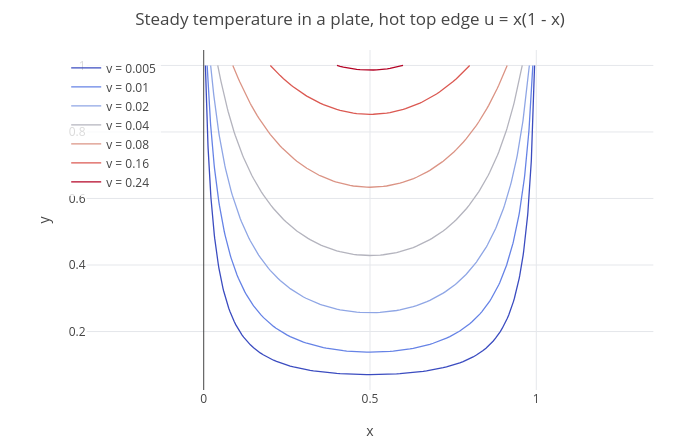

This figure's notebook cell:
### Markdown cell above
## 4. Laplace's equation: a steady temperature

A square metal plate $0 \le x, y \le 1$ has three edges at temperature 0 and the top edge held at
$u(x, 1) = x(1 - x)$. After a long time the temperature stops changing, $u_t = 0$, and the heat equation in two
dimensions becomes **Laplace's equation** $u_{xx} + u_{yy} = 0$. Separating $u = X(x)Y(y)$ with $X(0) = X(1) = 0$
gives $X_n = \sin n\pi x$ again, and $Y'' = n^2\pi^2Y$ with $Y(0) = 0$, so $Y_n = \sinh n\pi y$:

$$u(x, y) = \sum c_n\sinh(n\pi y)\sin(n\pi x), \qquad c_n = \frac{2}{\sinh n\pi}\int_0^1 x(1 - x)\sin(n\pi x)\,dx.$$

### Code cell
cn = 2*int(x*(1 - x)*sin(n*pi*x), x, 0, 1)/sinh(n*pi)
v = sum(cn*sinh(n*pi*y)*sin(n*pi*x), n, 1, 9);
simplify(laplacian(v, [x, y]))
p = contour(v, x, 0, 1, y, 0, 1, [0.005 0.01 0.02 0.04 0.08 0.16 0.24]);
labels(title(p, "Steady temperature in a plate, hot top edge u = x(1 - x)"), "x", "y")

### Figure 1 — Plotly figure (JSON) as saved in the notebook; plotly's stock layout.template omitted (floating-point values rounded to 4 significant figures; data arrays with more than 128 entries replaced by an {"elided": "..."} marker saying what was removed)
{"data": [{"line": {"color": "#3b4cc0", "width": 1.3}, "mode": "lines", "name": "v = 0.005", "type": "scatter", "x": {"elided": "286 float values"}, "y": {"elided": "286 float values"}}, {"line": {"color": "#6683e6", "width": 1.3}, "mode": "lines", "name": "v = 0.01", "type": "scatter", "x": {"elided": "272 float values"}, "y": {"elided": "272 float values"}}, {"line": {"color": "#8fa6e5", "width": 1.3}, "mode": "lines", "name": "v = 0.02", "type": "scatter", "x": {"elided": "246 float values"}, "y": {"elided": "246 float values"}}, {"line": {"color": "#b4b4be", "width": 1.3}, "mode": "lines", "name": "v = 0.04", "type": "scatter", "x": {"elided": "208 float values"}, "y": {"elided": "208 float values"}}, {"line": {"color": "#db9485", "width": 1.3}, "mode": "lines", "name": "v = 0.08", "type": "scatter", "x": {"elided": "158 float values"}, "y": {"elided": "158 float values"}}, {"line": {"color": "#db5952", "width": 1.3}, "mode": "lines", "name": "v = 0.16", "type": "scatter", "x": [0.7997, 0.7904, 0.79, 0.7807, 0.78, 0.7705, 0.77, 0.76, 0.7597, 0.75, 0.7483, 0.74, 0.7361, 0.73, 0.723, 0.72, 0.71, 0.7089, 0.7, 0.6934, 0.69, 0.68, 0.6763, 0.67, 0.66, 0.657, 0.65, 0.64, 0.6346, 0.63, 0.62, 0.61, 0.607, 0.6, 0.59, 0.58, 0.57, 0.5684, 0.56, 0.55, 0.54, 0.53, 0.52, 0.51, 0.5, 0.49, 0.48, 0.47, 0.46, 0.45, 0.44, 0.4316, 0.43, 0.42, 0.41, 0.4, 0.393, 0.39, 0.38, 0.37, 0.3654, 0.36, 0.35, 0.343, 0.34, 0.33, 0.3237, 0.32, 0.31, 0.3066, 0.3, 0.2911, 0.29, 0.28, 0.277, 0.27, 0.2639, 0.26, 0.2517, 0.25, 0.2403, 0.24, 0.23, 0.2295, 0.22, 0.2193, 0.21, 0.2096, 0.2003, null], "y": [1, 0.99, 0.9895, 0.98, 0.9793, 0.97, 0.9695, 0.9602, 0.96, 0.9514, 0.95, 0.9431, 0.94, 0.9352, 0.93, 0.9277, 0.9207, 0.92, 0.9141, 0.91, 0.9079, 0.902, 0.9, 0.8965, 0.8914, 0.89, 0.8866, 0.8822, 0.88, 0.8781, 0.8743, 0.8709, 0.87, 0.8678, 0.865, 0.8625, 0.8603, 0.86, 0.8584, 0.8568, 0.8555, 0.8544, 0.8537, 0.8533, 0.8531, 0.8533, 0.8537, 0.8544, 0.8555, 0.8568, 0.8584, 0.86, 0.8603, 0.8625, 0.865, 0.8678, 0.87, 0.8709, 0.8743, 0.8781, 0.88, 0.8822, 0.8866, 0.89, 0.8914, 0.8965, 0.9, 0.902, 0.9079, 0.91, 0.9141, 0.92, 0.9207, 0.9277, 0.93, 0.9352, 0.94, 0.9431, 0.95, 0.9514, 0.96, 0.9602, 0.9695, 0.97, 0.9793, 0.98, 0.9895, 0.99, 1, null]}, {"line": {"color": "#b40426", "width": 1.3}, "mode": "lines", "name": "v = 0.24", "type": "scatter", "x": [0.5993, 0.59, 0.58, 0.57, 0.56, 0.5517, 0.55, 0.54, 0.53, 0.52, 0.51, 0.5, 0.49, 0.48, 0.47, 0.46, 0.45, 0.4483, 0.44, 0.43, 0.42, 0.41, 0.4007, null], "y": [1, 0.9975, 0.9951, 0.9931, 0.9913, 0.99, 0.9897, 0.9885, 0.9875, 0.9868, 0.9863, 0.9862, 0.9863, 0.9868, 0.9875, 0.9885, 0.9897, 0.99, 0.9913, 0.9931, 0.9951, 0.9975, 1, null]}], "layout": {"height": 440, "legend": {"bgcolor": "rgba(255,255,255,0.8)", "x": 0.01, "xanchor": "left", "y": 0.99, "yanchor": "top"}, "margin": {"b": 50, "l": 60, "r": 20, "t": 50}, "showlegend": true, "title": {"text": "Steady temperature in a plate, hot top edge u = x(1 - x)"}, "width": 700, "xaxis": {"constrain": "domain", "range": [-0.3519, 1.352], "title": {"text": "x"}, "zeroline": true}, "yaxis": {"constrain": "domain", "range": [0.0242, 1.046], "scaleanchor": "x", "scaleratio": 1, "title": {"text": "y"}, "zeroline": true}}}
